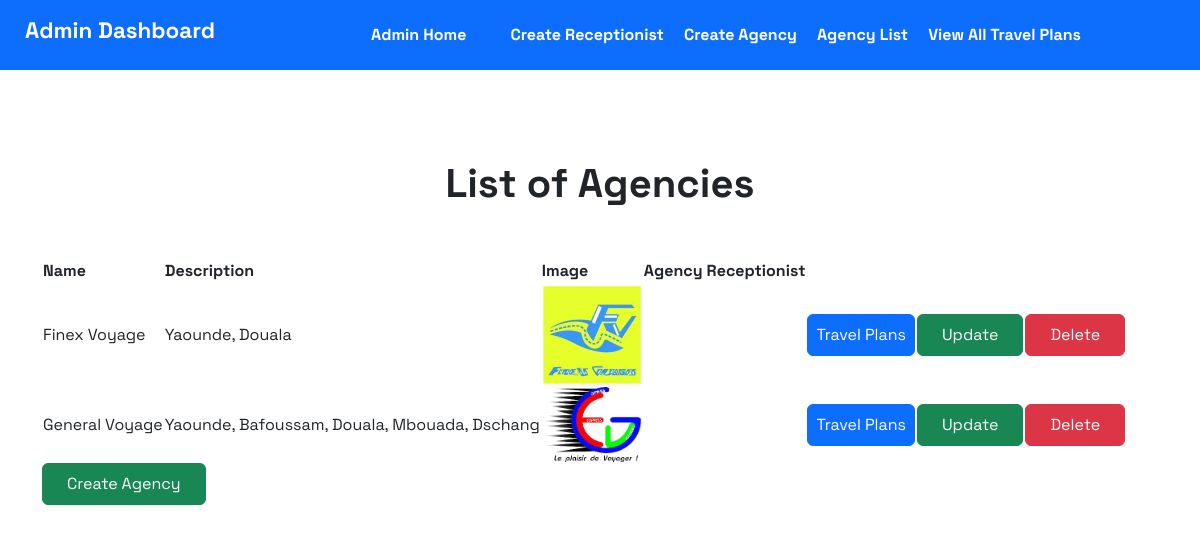
The page /agencies/ on the database its author committed.
### accounts/models.py (models this page shows, shortened)
class Agency(models.Model):
    name = models.CharField(max_length=255)
    image = models.ImageField(upload_to='image/agency/')
    description = models.TextField()
    agency_receptionist = models.ForeignKey(settings.AUTH_USER_MODEL, on_delete=models.SET_NULL,
        null=True, limit_choices_to={'roles': 'agency_receptionist'},related_name='managed_agencies'
    )

### accounts/views.py (the view)
# urls.py: path('agencies/', views.list_agencies_view, name='list_agencies'),
def list_agencies_view(request):
    agencies = Agency.objects.all()
    context = {
        'agencies': agencies
    }
    return render(request, 'pages/Admin/list_agencies.html', context)

### accounts/templates/pages/Admin/list_agencies.html (shortened to what this page needs)
{% load static %}
<!DOCTYPE html>
<html lang="en">
<head>
    <link rel="stylesheet" href="../../../static/css/styles.css">
    <link href="https://cdn.jsdelivr.net/npm/bootstrap@5.3.3/dist/css/bootstrap.min.css" rel="stylesheet"
>
    <link rel="stylesheet" href="https://cdnjs.cloudflare.com/ajax/libs/font-awesome/6.5.2/css/all.min.css"
 />
</head>
<body>
    <header>
        <nav class="navbar navbar-expand-lg navbar-dark bg-primary ">
            <div class="container-fluid">
                <h4 class="btn navbar-brand" href="#">Admin Dashboard</h4>
                <div class="mx-auto collapse navbar-collapse justify-content-end" id="navbarNav">
                    <ul class="navbar-nav mx-auto">
                        <li class="nav-item">
                            <a class="link me-4" href="{% url 'admin_home' %}">Admin Home</a>
                        </li>
                        <li class="nav-item">
                            <a class="" href="{% url 'create_receptionist' %}">Create Receptionist</a>
                        </li>
                        <li class="nav-item">
                            <a href="{% url 'create_agency' %}">Create Agency</a>
                        </li>
                        <li class="nav-item">
                            <a href="{% url 'list_agencies' %}">Agency List</a>
                        </li>
                        <li class="nav-item">
                            <a href="{% url 'list_all_travel_plans' %}">View All Travel Plans</a>
                        </li>
                    </ul>
                </div>
            </div>
        </nav>
    </header>
    <h1 class="text-center title">List of Agencies</h1>
    <div class="container">
        <div class="row">
            <div class="col-lg-12 mx-auto">
                <table>
                    <thead>
                        <tr>
                            <th>Name</th>
                            <th>Description</th>
                            <th>Image</th>
                            <th>Agency Receptionist</th>
                        </tr>
                    </thead>
                    <tbody>
                        {% for agency in agencies %}
                        <tr class="mb-3">
                            <td>{{ agency.name }}</td>
                            <td>{{ agency.description }}</td>
                            <td><img src="{% static agency.image %}" alt="{{ agency.name }}" width="100"></td>
                            <td>
                            </td>
                            <td>
                                <a class="btn btn-primary px-2 py-2"
                                    href="{% url 'list_agency_travel_plans' agency.id %}">Travel Plans</a>
                            </td>
                            <td>
                                <a class="btn btn-success px-4 py-2"
                                    href="{% url 'update_agency' agency.id %}">Update</a>
                            </td>
                            <td>
                                <a class="btn btn-danger px-4 py-2"
                                    href="{% url 'delete_agency' agency.id %}">Delete</a>
                            </td>
                        </tr>
                        {% empty %}
                        <tr>
                            <td colspan="4">No agencies found.</td>
                        </tr>
                        {% endfor %}
                    </tbody>
                </table>
                <a class="me-3 btn btn-success px-4 py-2" href="{% url 'create_agency' %}">Create Agency</a>
            </div>
        </div>
    </div>
</body>
</html>

### accounts/static/css/styles.css (style rules this page uses)
body { font-family: "Space Grotesk", sans-serif; margin: 0; padding: 0; transition: all 0.4s; }
nav .navbar-brand { font-size: 1.4em; font-weight: bold; color: white; }
nav a { font-weight: bold; padding-left: 20px; }
header { background: linear-gradient(rgba(0, 0, 0, 0.8), rgba(0, 0, 0, 0.5)), url("../image/agency/background.jpg") center center fixed no-repeat; background-size: cover; background-position: fixed; margin-bottom: 150px; }

### accounts/templates/pages/Admin/list_agencies.html (style rules this page uses)
body { font-family: "Space Grotesk", sans-serif; }
header { margin: 0; padding: 0; height: 110px; background: none; }
.title { margin-top: 50px; margin-bottom: 50px; font-weight: bold; }
.nav-item a { color: white; text-decoration: none; }
.link { font-weight: bold; }

### rows shown on the page
Agency: name "Finex Voyage", description "Yaounde, Douala", image (picture)
Agency: name "General Voyage", description "Yaounde, Bafoussam, Douala, Mbouada, Dschang", image (picture)
